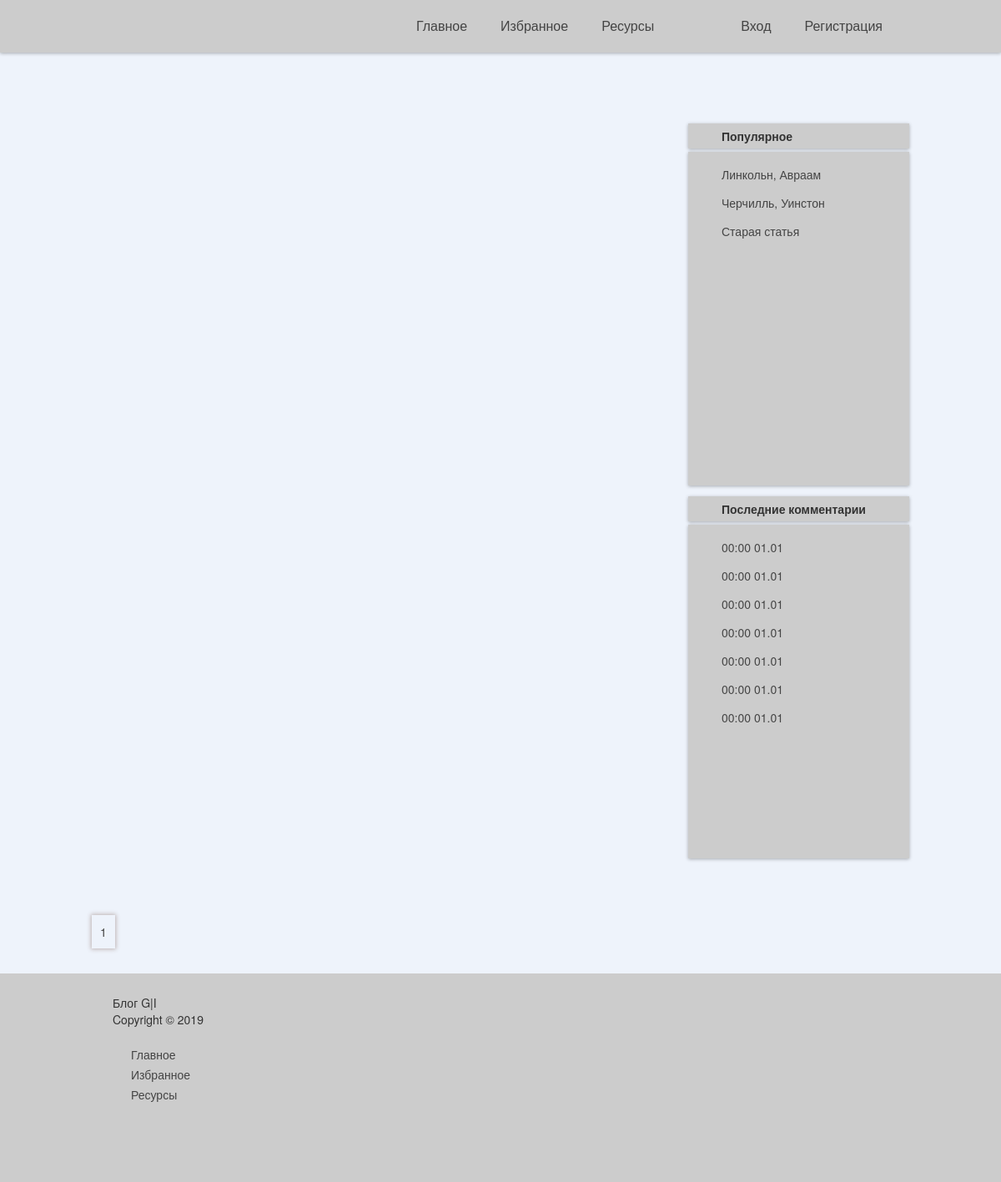
The page /index.php?page=2 on the database as committed earlier.
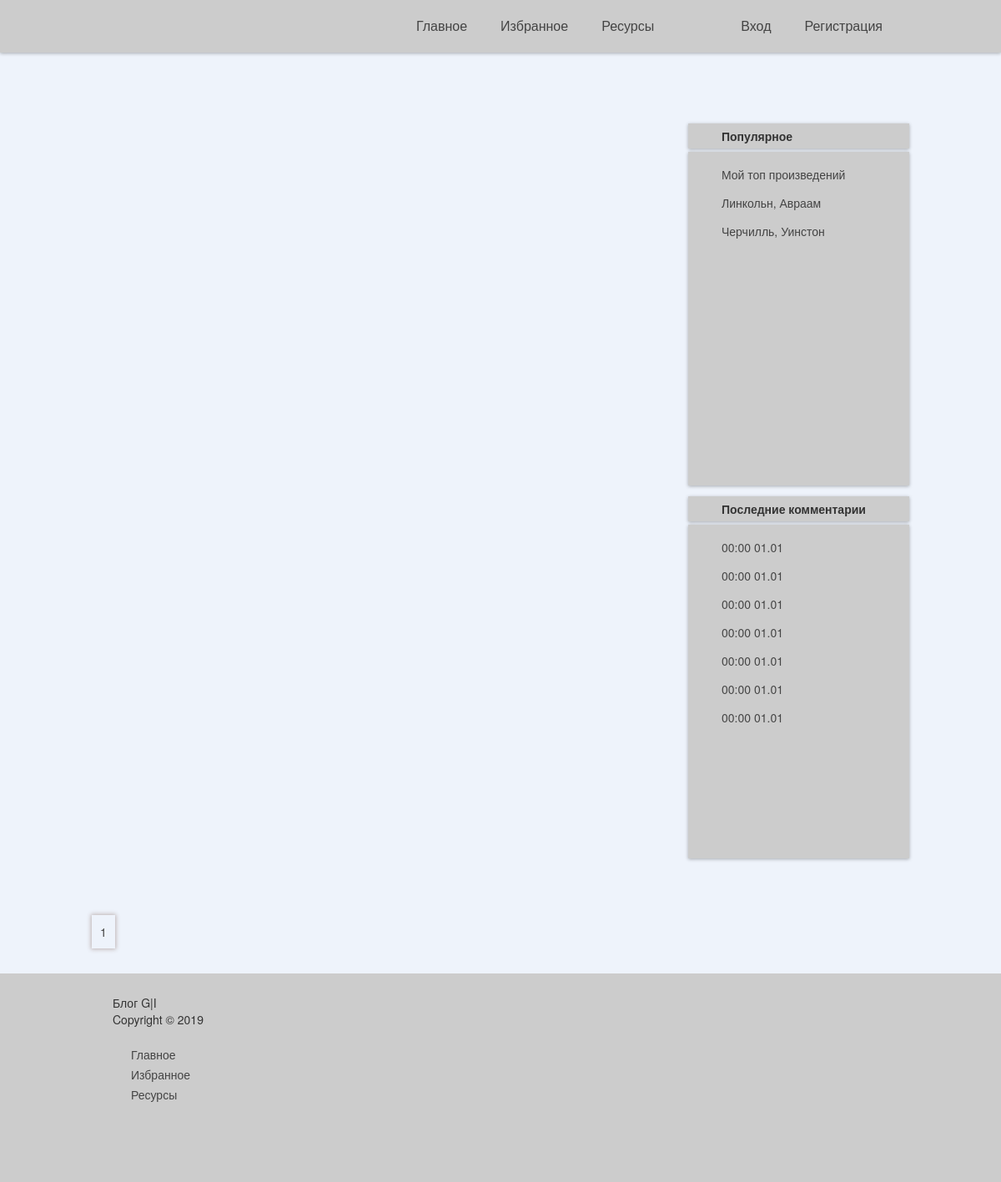
The same page on the database as committed later.
### tables this page shows
CREATE TABLE `articles` (
  `id` int(11) NOT NULL,
  `title` varchar(256) NOT NULL,
  `content` text NOT NULL,
  `data` date NOT NULL,
  `image` text NOT NULL,
  `views` int(124) NOT NULL
);

### views/aside.php (the view, shortened to what this page needs)
<aside class="interesting">
<div class="block_name"> <b> Популярное </b></div>
<div class="block_body">
  <ul class="menu_aside">
    <?php foreach($show_title as $value): ?>
    <li class="list_aside"><a class="link_aside" href="article.php?id=<?=$value['id']?>"><?=$value['title']?></a></li>
    <?php endforeach ?>
  </ul>
</div>
</aside>
<aside class="last_comments">
<div class="block_name"> <b> Последние комментарии </b></div>
<div class="block_body">
  <ul class="menu_aside">
    <?php
    foreach($show_last_comment as $a): ?>
    <li class="list_aside"><a class="link_aside" href="article.php?id=<?=$a['id_article']?>">
      <?=date("H:i", $a['comment_time'])?>
      <?=date("d.m", $a['comment_time'])?> <br />
    </a></li>
    <?php endforeach ?>
  </ul>
</div>
</aside>

### models/articles.php (shortened to what this page needs)
<?php
function getPagination($link)
{
  $kol = 4;
  $query = "SELECT COUNT(*) FROM `articles`";
  $result = mysqli_query ($link, $query);
  $row = mysqli_fetch_row($result);
  $result = $row[0];
  $all_pages = ceil($result/$kol);
  for($i=1; $i<=$all_pages; $i++){
    echo "<a href = index.php?page=".$i.">".$i."</a>";
  }
}
function show_title($link)
{
    $query = "SELECT `id`, `title`, `views` FROM `articles` ORDER BY `views` DESC";
    $result = mysqli_query($link, $query);
    $show_title = array();
    for ($i = 0; $i < 11; $i++){
        $row = mysqli_fetch_assoc($result);
        $show_title[] = $row;
    }
    return $show_title;
}
function show_last_comment($link)
{
  $query = "SELECT * FROM `comment` ORDER BY `comment_time` DESC";
  $result = mysqli_query($link, $query);
    $show_last_comment = array();
    for($i = 0; $i < 7; $i++)
    {
      $row = mysqli_fetch_assoc($result);
      $show_last_comment[] = $row;
    }
    return $show_last_comment;
}
?>

Rows that differ between the two databases and show on the page:
removed articles: title "Старая статья"
added articles: title "Мой топ произведений"
